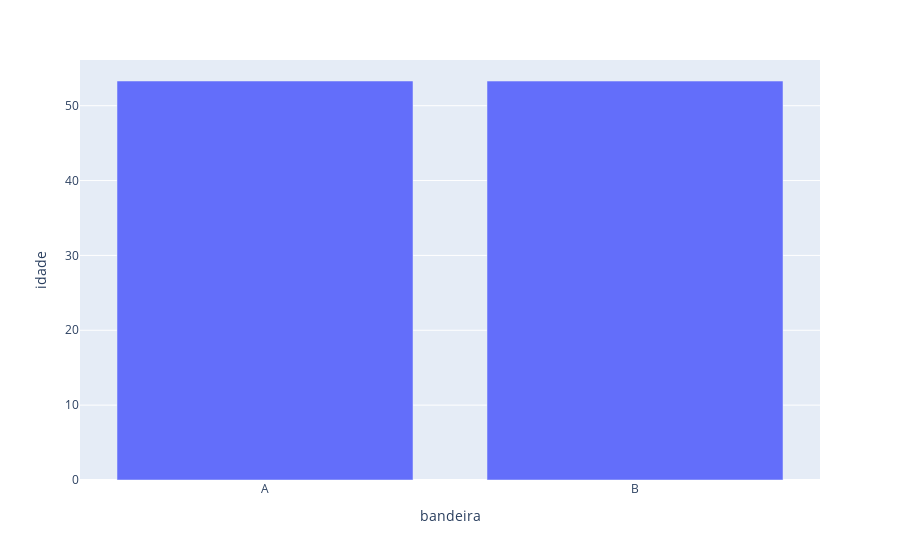

The code cell stored with this chart in its notebook:
### Code cell
px.bar(agg_idade_bandeira, x = "bandeira", y = "idade")

### Figure 1 — Plotly figure (JSON) as saved in the notebook; plotly's stock layout.template omitted (floating-point values rounded to 4 significant figures)
{"data": [{"alignmentgroup": "True", "hovertemplate": "bandeira=%{x}<br>idade=%{y}<extra></extra>", "legendgroup": "", "marker": {"color": "#636efa", "pattern": {"shape": ""}}, "name": "", "offsetgroup": "", "orientation": "v", "showlegend": false, "textposition": "auto", "type": "bar", "x": ["A", "B"], "xaxis": "x", "y": [53.3, 53.29], "yaxis": "y"}], "layout": {"barmode": "relative", "legend": {"tracegroupgap": 0}, "margin": {"t": 60}, "xaxis": {"anchor": "y", "domain": [0, 1], "title": {"text": "bandeira"}}, "yaxis": {"anchor": "x", "domain": [0, 1], "title": {"text": "idade"}}}}
